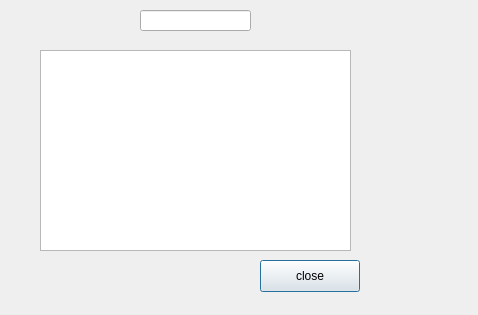
<?xml version="1.0" encoding="UTF-8"?>
<ui version="4.0">
 <class>RoomInfoDialog</class>
 <widget class="QDialog" name="RoomInfoDialog">
  <property name="geometry">
   <rect>
    <x>0</x>
    <y>0</y>
    <width>478</width>
    <height>315</height>
   </rect>
  </property>
  <property name="windowTitle">
   <string>Dialog</string>
  </property>
  <widget class="QTextEdit" name="aboutroom">
   <property name="geometry">
    <rect>
     <x>40</x>
     <y>50</y>
     <width>311</width>
     <height>201</height>
    </rect>
   </property>
   <property name="readOnly">
    <bool>true</bool>
   </property>
  </widget>
  <widget class="QLineEdit" name="roomname">
   <property name="geometry">
    <rect>
     <x>140</x>
     <y>10</y>
     <width>111</width>
     <height>21</height>
    </rect>
   </property>
   <property name="layoutDirection">
    <enum>Qt::LayoutDirection::LeftToRight</enum>
   </property>
   <property name="readOnly">
    <bool>true</bool>
   </property>
  </widget>
  <widget class="QPushButton" name="close">
   <property name="geometry">
    <rect>
     <x>260</x>
     <y>260</y>
     <width>100</width>
     <height>32</height>
    </rect>
   </property>
   <property name="text">
    <string>close</string>
   </property>
  </widget>
 </widget>
 <resources/>
 <connections/>
</ui>
